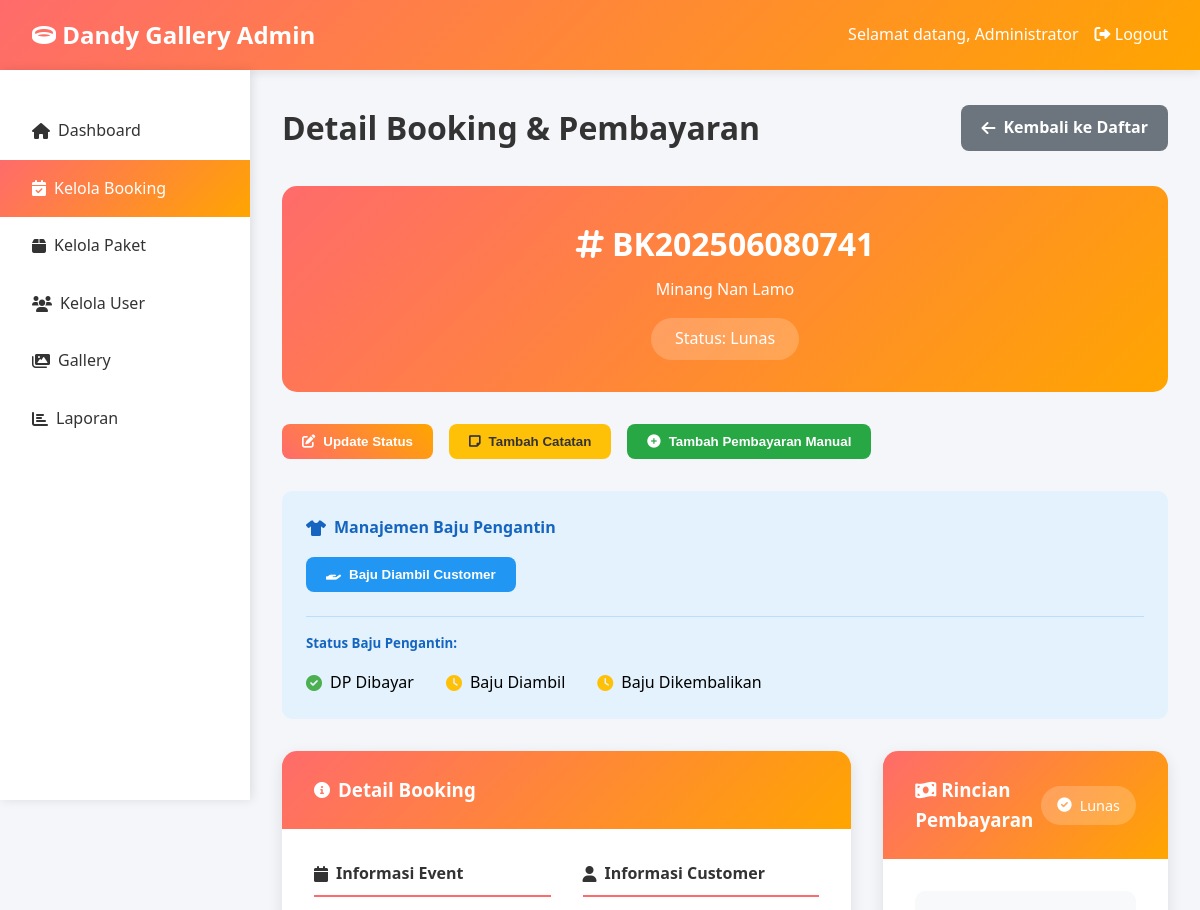
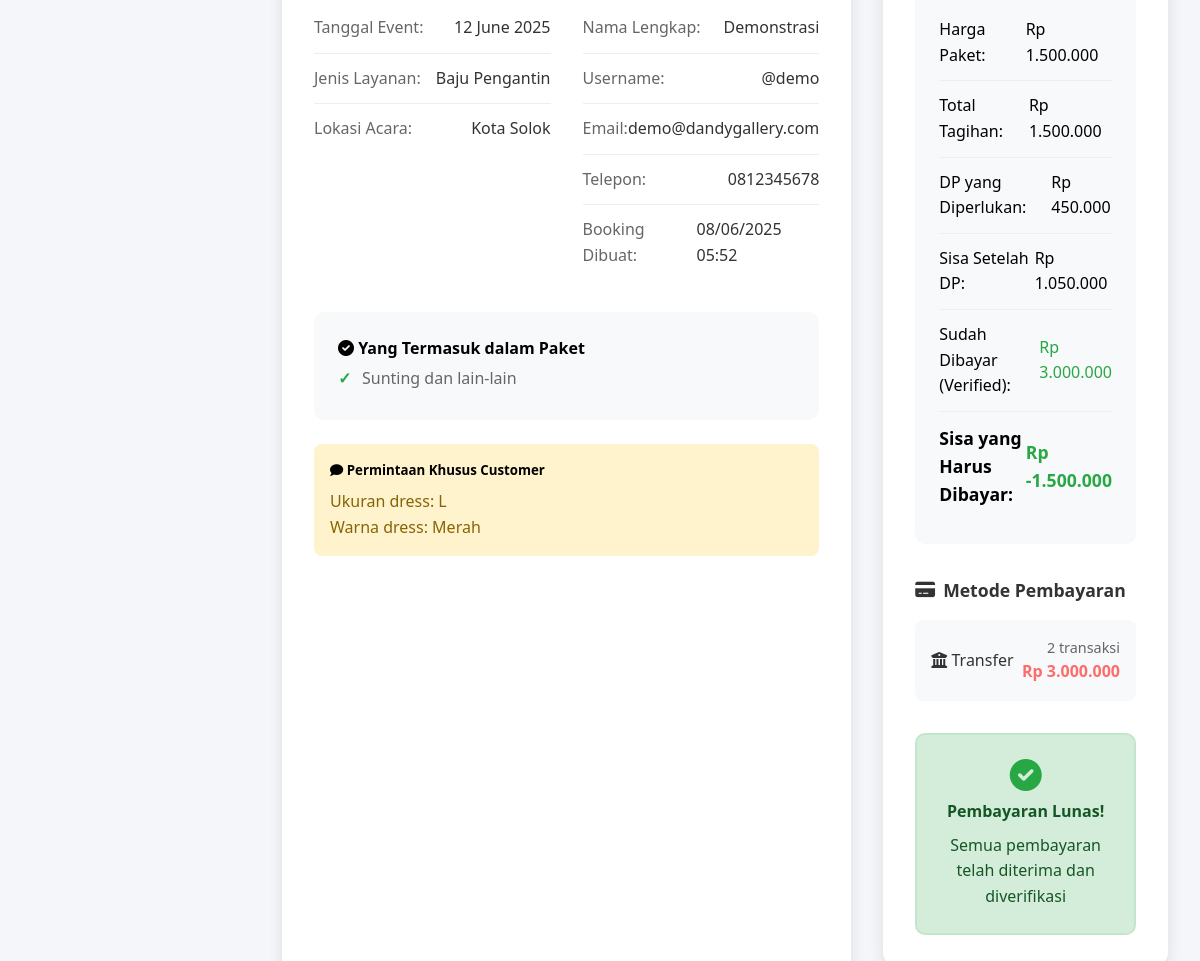
Before: /admin/booking_detail.php?id=7 (signed in, upper part) with the older database file (2 pictures, top to bottom).
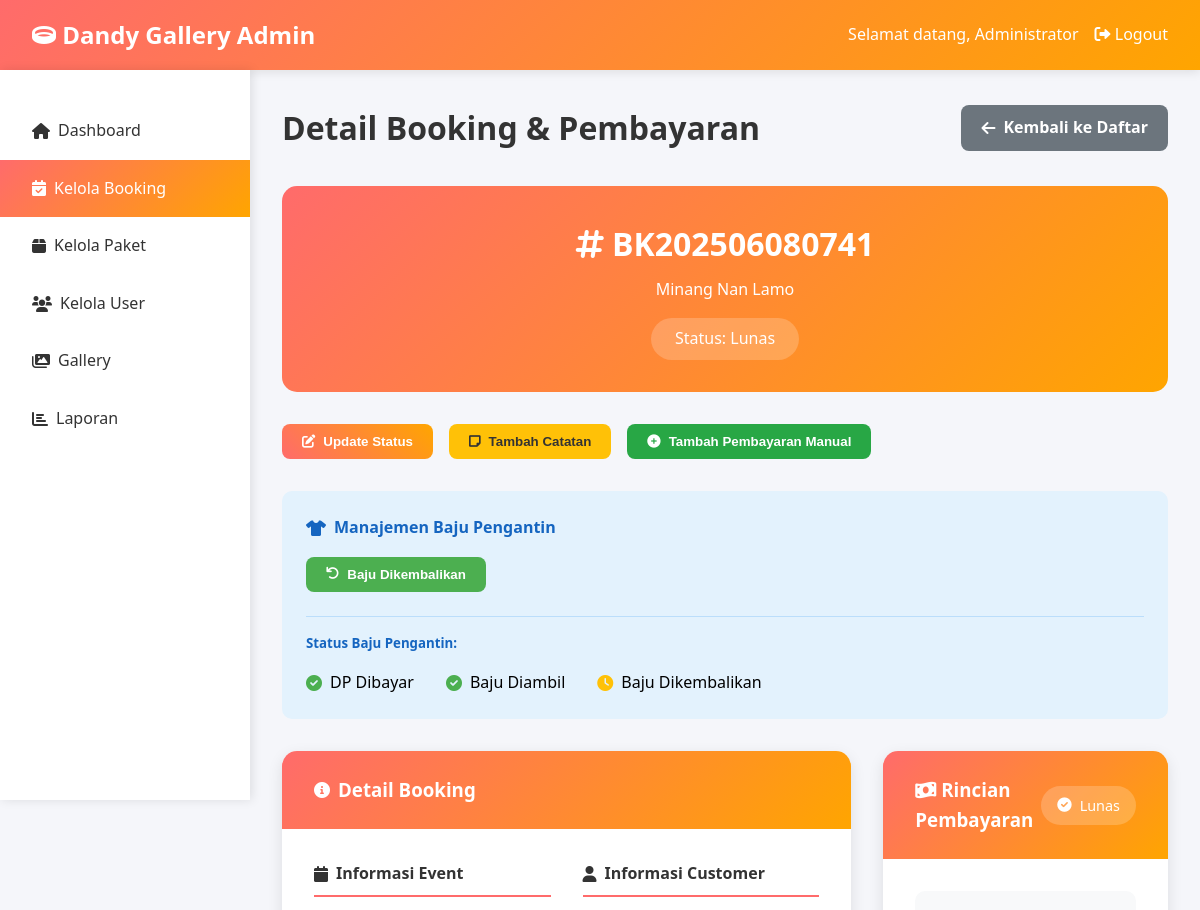
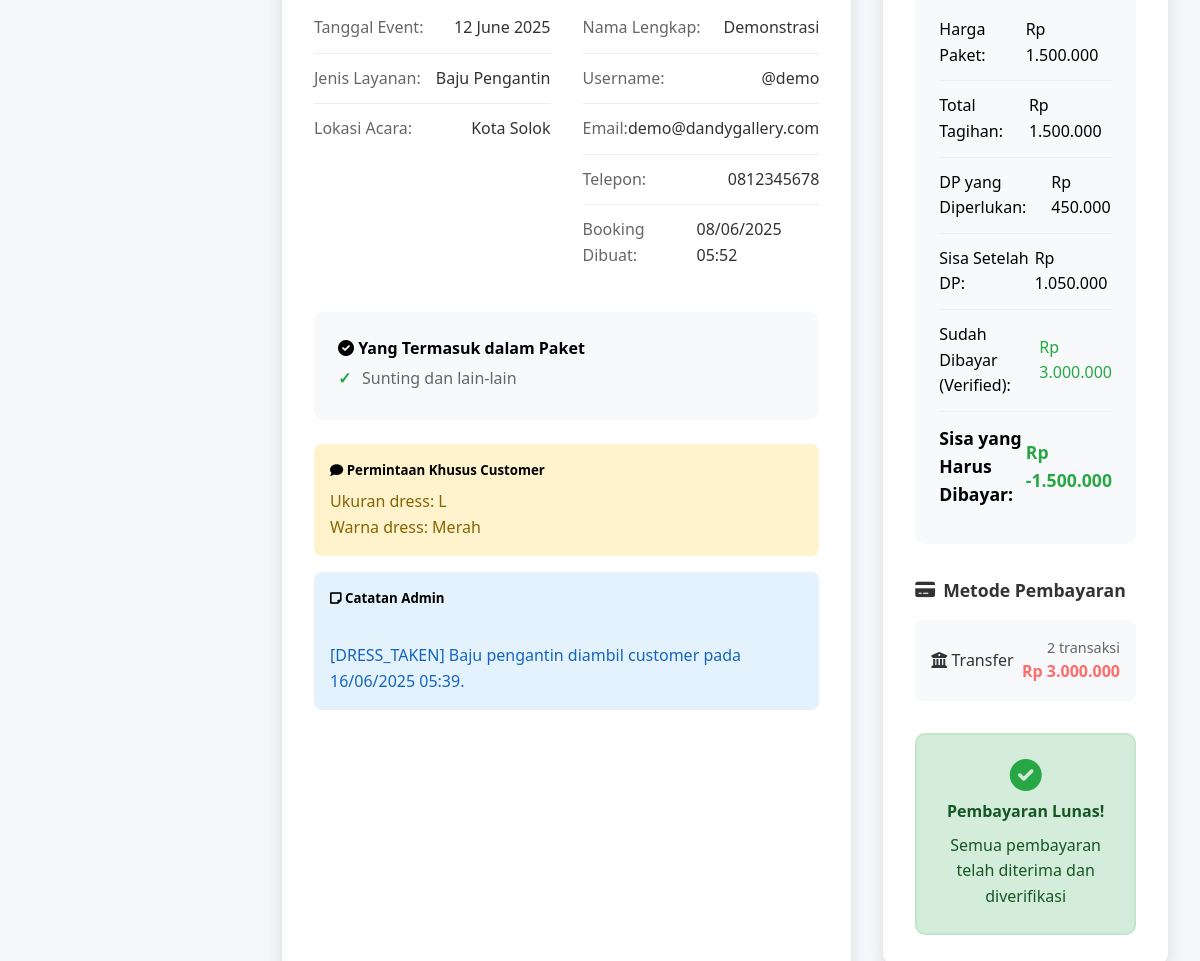
After: the same page with the newer database file (2 pictures, top to bottom).
### tables this page shows
CREATE TABLE `bookings` (
  `id` int NOT NULL,
  `booking_code` varchar(20) NOT NULL,
  `user_id` int NOT NULL,
  `package_id` int NOT NULL,
  `service_type` varchar(50) NOT NULL,
  `booking_date` date NOT NULL,
  `usage_date` date NOT NULL,
  `venue_address` text,
  `special_request` text COMMENT 'Semua permintaan khusus termasuk ukuran dress, warna, style makeup, dll',
  `total_amount` decimal(12,2) NOT NULL,
  `down_payment` decimal(12,2) DEFAULT '0.00',
  `remaining_payment` decimal(12,2) DEFAULT '0.00',
  `status` enum('pending','confirmed','paid','in_progress','completed','cancelled') DEFAULT 'pending',
  `notes` text,
  `created_at` timestamp NULL DEFAULT CURRENT_TIMESTAMP,
  `updated_at` timestamp NULL DEFAULT CURRENT_TIMESTAMP ON UPDATE CURRENT_TIMESTAMP
);

CREATE TABLE `packages` (
  `id` int NOT NULL,
  `service_type` varchar(50) NOT NULL,
  `name` varchar(150) NOT NULL,
  `description` text,
  `price` decimal(12,2) NOT NULL,
  `image` varchar(255) DEFAULT NULL,
  `includes` text,
  `size_available` varchar(255) DEFAULT NULL,
  `color_available` varchar(255) DEFAULT NULL,
  `is_active` tinyint(1) DEFAULT '1',
  `created_at` timestamp NULL DEFAULT CURRENT_TIMESTAMP,
  `updated_at` timestamp NULL DEFAULT CURRENT_TIMESTAMP ON UPDATE CURRENT_TIMESTAMP
);

CREATE TABLE `users` (
  `id` int NOT NULL,
  `username` varchar(50) NOT NULL,
  `password` varchar(255) NOT NULL,
  `full_name` varchar(100) NOT NULL,
  `email` varchar(100) NOT NULL,
  `phone` varchar(20) DEFAULT NULL,
  `role` enum('admin','customer') DEFAULT 'customer',
  `created_at` timestamp NULL DEFAULT CURRENT_TIMESTAMP,
  `updated_at` timestamp NULL DEFAULT CURRENT_TIMESTAMP ON UPDATE CURRENT_TIMESTAMP
);

### config/database.php (called while the page is built, shortened)
<?php
function formatRupiah($angka)
{
    return "Rp " . number_format($angka, 0, ',', '.');
}

### admin/booking_detail.php (the view, shortened to what the changed rows need)
<?php
require_once '../config/database.php';
$db = getDB();
$booking_id = isset($_GET['id']) ? (int)$_GET['id'] : 0;
$stmt = $db->prepare("SELECT b.*,
                     u.full_name as customer_name, u.email, u.phone, u.username,
                     p.name as package_name, p.description as package_description,
                     p.includes as package_includes, p.price as package_price,
                     p.service_type as service_name
                     FROM bookings b
                     JOIN users u ON b.user_id = u.id
                     JOIN packages p ON b.package_id = p.id
                     WHERE b.id = ?");
$stmt->execute([$booking_id]);
$booking = $stmt->fetch(PDO::FETCH_ASSOC);
$stmt = $db->prepare("SELECT p.*,
                     DATE(p.created_at) as submission_date,
                     TIME(p.created_at) as submission_time,
                     DATEDIFF(CURDATE(), p.payment_date) as days_since_payment,
                     CASE
                         WHEN p.status = 'pending' THEN DATEDIFF(CURDATE(), p.created_at)
                         ELSE NULL
                     END as pending_days
                     FROM payments p
                     WHERE p.booking_id = ?
                     ORDER BY p.created_at DESC");
$stmt->execute([$booking_id]);
$payments = $stmt->fetchAll(PDO::FETCH_ASSOC);
$payment_stats = [
    'total_transactions' => count($payments),
    'verified_amount' => 0,
    'pending_amount' => 0,
    'rejected_amount' => 0,
    'verified_count' => 0,
    'pending_count' => 0,
    'rejected_count' => 0,
    'first_payment_date' => null,
    'last_payment_date' => null,
    'avg_payment_amount' => 0,
    'payment_methods' => []
];
if (!empty($payments)) {
    foreach ($payments as $payment) {
        switch ($payment['status']) {
            case 'verified':
                $payment_stats['verified_amount'] += $payment['amount'];
                $payment_stats['verified_count']++;
                break;
        }
        $method = $payment['payment_method'];
        if (!isset($payment_stats['payment_methods'][$method])) {
            $payment_stats['payment_methods'][$method] = ['count' => 0, 'amount' => 0];
        }
        $payment_stats['payment_methods'][$method]['count']++;
        if ($payment['status'] === 'verified') {
            $payment_stats['payment_methods'][$method]['amount'] += $payment['amount'];
        }
    }
    $payment_dates = array_column($payments, 'payment_date');
    $payment_stats['first_payment_date'] = min($payment_dates);
    $payment_stats['last_payment_date'] = max($payment_dates);
    if ($payment_stats['verified_count'] > 0) {
        $payment_stats['avg_payment_amount'] = $payment_stats['verified_amount'] / $payment_stats['verified_count'];
    }
}
$total_paid = $payment_stats['verified_amount'];
$remaining_payment = $booking['total_amount'] - $total_paid;
function getAdminBookingStatusIndonesia($status, $total_paid, $down_payment, $total_amount)
{
    if ($total_paid >= $total_amount) {
        return 'Lunas';
    }
    $status_map = [
        'pending' => 'Menunggu Konfirmasi',
        'confirmed' => 'Dikonfirmasi',
        'paid' => 'Dibayar',
        'in_progress' => 'Sedang Berlangsung',
        'completed' => 'Selesai',
        'cancelled' => 'Dibatalkan'
    ];
    return $status_map[$status] ?? ucfirst($status);
}
?>
<!DOCTYPE html>
<html lang="id">
<head>
    <link href="https://cdnjs.cloudflare.com/ajax/libs/font-awesome/6.0.0/css/all.min.css" rel="stylesheet">
</head>
<body>
    <main class="main-content">
        <div class="page-header">
            <h1 class="page-title">Detail Booking & Pembayaran</h1>
        </div>
        <div class="booking-header">
            <div class="booking-code">
                <i class="fas fa-hashtag"></i> <?php echo htmlspecialchars($booking['booking_code']); ?>
            </div>
            <div><?php echo htmlspecialchars($booking['package_name']); ?></div>
            <div class="booking-status">
                Status:
                <?php echo getAdminBookingStatusIndonesia($booking['status'], $total_paid, $booking['down_payment'], $booking['total_amount']); ?>
            </div>
        </div>
        <?php if ($booking['service_name'] === 'Baju Pengantin'): ?>
            <div style="background: #e3f2fd; padding: 1.5rem; border-radius: 10px; margin-bottom: 2rem;">
                <h4 style="color: #1565c0; margin-bottom: 1rem; display: flex; align-items: center; gap: 0.5rem;">
                    <i class="fas fa-tshirt"></i> Manajemen Baju Pengantin
                </h4>
                <div style="display: flex; gap: 1rem; flex-wrap: wrap;">
                    <?php
                    $dress_taken = !empty($booking['notes']) && strpos($booking['notes'], '[DRESS_TAKEN]') !== false;
                    $dress_returned = !empty($booking['notes']) && strpos($booking['notes'], '[DRESS_RETURNED]') !== false;
                    ?>
                    <?php if (!$dress_taken && $total_paid >= $booking['down_payment']): ?>
                        <button type="button" class="btn" onclick="dressTaken(<?php echo $booking['id']; ?>)"
                            style="background: #2196F3;">
                            <i class="fas fa-hand-holding"></i> Baju Diambil Customer
                        </button>
                    <?php endif; ?>
                    <?php if ($dress_taken && !$dress_returned): ?>
                        <button type="button" class="btn" onclick="dressReturned(<?php echo $booking['id']; ?>)"
                            style="background: #4CAF50;">
                            <i class="fas fa-undo"></i> Baju Dikembalikan
                        </button>
                    <?php endif; ?>
                </div>
                <div style="margin-top: 1.5rem; padding-top: 1rem; border-top: 1px solid #bbdefb;">
                    <h5 style="color: #1565c0; margin-bottom: 1rem;">Status Baju Pengantin:</h5>
                    <div style="display: flex; gap: 2rem; flex-wrap: wrap;">
                        <div style="display: flex; align-items: center; gap: 0.5rem;">
                            <i class="fas fa-<?php echo ($total_paid >= $booking['down_payment']) ? 'check-circle' : 'clock'; ?>"
                                style="color: <?php echo ($total_paid >= $booking['down_payment']) ? '#4CAF50' : '#FFC107'; ?>;"></i>
                            <span>DP Dibayar</span>
                        </div>
                        <div style="display: flex; align-items: center; gap: 0.5rem;">
                            <i class="fas fa-<?php echo $dress_taken ? 'check-circle' : 'clock'; ?>"
                                style="color: <?php echo $dress_taken ? '#4CAF50' : '#FFC107'; ?>;"></i>
                            <span>Baju Diambil</span>
                        </div>
                        <div style="display: flex; align-items: center; gap: 0.5rem;">
                            <i class="fas fa-<?php echo $dress_returned ? 'check-circle' : 'clock'; ?>"
                                style="color: <?php echo $dress_returned ? '#4CAF50' : '#FFC107'; ?>;"></i>
                            <span>Baju Dikembalikan</span>
                        </div>
                    </div>
                </div>
            </div>
        <?php endif; ?>
        <div class="detail-grid">
            <div class="card">
                <div class="card-body">
                    <div class="info-grid">
                        <div class="info-section">
                            <div class="info-item">
                                <span class="info-label">Tanggal Event:</span>
                                <span
                                    class="info-value"><?php echo date('d F Y', strtotime($booking['usage_date'])); ?></span>
                            </div>
                            <div class="info-item">
                                <span class="info-label">Jenis Layanan:</span>
                                <span class="info-value">
                                    <?php echo htmlspecialchars($booking['service_name']); ?>
                                </span>
                            </div>
                            <?php if ($booking['venue_address']): ?>
                                <div class="info-item">
                                    <span class="info-label">Lokasi Acara:</span>
                                    <span
                                        class="info-value"><?php echo htmlspecialchars($booking['venue_address']); ?></span>
                                </div>
                            <?php endif; ?>
                        </div>
                        <div class="info-section">
                            <div class="info-item">
                                <span class="info-label">Nama Lengkap:</span>
                                <span
                                    class="info-value"><?php echo htmlspecialchars($booking['customer_name']); ?></span>
                            </div>
                            <div class="info-item">
                                <span class="info-label">Username:</span>
                                <span class="info-value">@<?php echo htmlspecialchars($booking['username']); ?></span>
                            </div>
                            <div class="info-item">
                                <span class="info-label">Email:</span>
                                <span class="info-value"><?php echo htmlspecialchars($booking['email']); ?></span>
                            </div>
                            <div class="info-item">
                                <span class="info-label">Telepon:</span>
                                <span
                                    class="info-value"><?php echo htmlspecialchars($booking['phone'] ?: '-'); ?></span>
                            </div>
                            <div class="info-item">
                                <span class="info-label">Booking Dibuat:</span>
                                <span
                                    class="info-value"><?php echo date('d/m/Y H:i', strtotime($booking['created_at'])); ?></span>
                            </div>
                        </div>
                    </div>
                    <?php if ($booking['package_includes']): ?>
                        <div style="background: #f8f9fa; padding: 1.5rem; border-radius: 10px; margin-bottom: 1.5rem;">
                            <ul style="list-style: none; color: #666;">
                                <?php
                                $includes = explode(',', $booking['package_includes']);
                                foreach ($includes as $include):
                                ?>
                                    <li style="padding: 0.25rem 0; position: relative; padding-left: 1.5rem;">
                                        <span style="position: absolute; left: 0; color: #28a745; font-weight: bold;">✓</span>
                                        <?php echo trim(htmlspecialchars($include)); ?>
                                    </li>
                                <?php endforeach; ?>
                            </ul>
                        </div>
                    <?php endif; ?>
                    <?php if ($booking['special_request']): ?>
                        <div style="background: #fff3cd; padding: 1rem; border-radius: 8px; margin-bottom: 1rem;">
                            <h5><i class="fas fa-comment"></i> Permintaan Khusus Customer</h5>
                            <p style="margin: 0.5rem 0 0 0; color: #856404;">
                                <?php echo nl2br(htmlspecialchars($booking['special_request'])); ?>
                            </p>
                        </div>
                    <?php endif; ?>
                    <?php if ($booking['notes']): ?>
                        <div style="background: #e3f2fd; padding: 1rem; border-radius: 8px;">
                            <h5><i class="fas fa-sticky-note"></i> Catatan Admin</h5>
                            <p style="margin: 0.5rem 0 0 0; color: #1565c0;">
                                <?php echo nl2br(htmlspecialchars($booking['notes'])); ?>
                            </p>
                        </div>
                    <?php endif; ?>
                </div>
            </div>
            <div class="payment-summary">
                <div class="payment-body">
                    <div class="payment-breakdown">
                        <div class="breakdown-item">
                            <span>Harga Paket:</span>
                            <span><?php echo formatRupiah($booking['package_price']); ?></span>
                        </div>
                        <div class="breakdown-item">
                            <span>Total Tagihan:</span>
                            <span><?php echo formatRupiah($booking['total_amount']); ?></span>
                        </div>
                        <?php if ($booking['down_payment'] > 0): ?>
                            <div class="breakdown-item">
                                <span>DP yang Diperlukan:</span>
                                <span><?php echo formatRupiah($booking['down_payment']); ?></span>
                            </div>
                            <div class="breakdown-item">
                                <span>Sisa Setelah DP:</span>
                                <span><?php echo formatRupiah($booking['remaining_payment']); ?></span>
                            </div>
                        <?php endif; ?>
                        <div class="breakdown-item">
                            <span>Sisa yang Harus Dibayar:</span>
                            <span style="color: <?php echo $remaining_payment > 0 ? '#dc3545' : '#28a745'; ?>;">
                                <?php echo formatRupiah($remaining_payment); ?>
                            </span>
                        </div>
                    </div>
                </div>
            </div>
        </div>
    </main>
</body>
</html>

Changed rows visible on the page:
changed bookings "BK202506080741": notes (not shown) → "[DRESS_TAKEN] Baju pengantin diambil customer pada 16/06/2025 05:39."
Other visible differences:
text no longer shown: "Baju Diambil Customer"
text now shown: "Baju Dikembalikan Catatan Admin"
